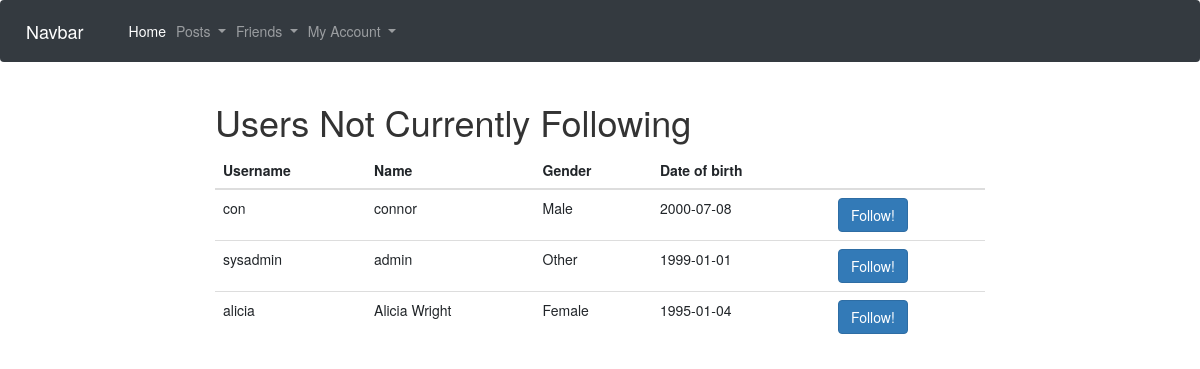
/findfollowers (signed in), run on the app's committed database.
### app/models.py (models this page shows, shortened)
class User(UserMixin, db.Model):
    id = db.Column(db.Integer, primary_key=True)
    name = db.Column(db.String(120))
    username = db.Column(db.String(64), index=True, unique=True)
    password = db.Column(db.String(128))
    dob = db.Column(db.Date)
    gender = db.Column(db.String(20))
    posts = db.relationship('Post', backref='author', lazy='dynamic')
    friends = db.relationship('User',
                            secondary=friendship,
                            primaryjoin=id==friendship.c.user_id,
                            secondaryjoin=id==friendship.c.friend_id)

### app/views.py (the view)
@app.route('/findfollowers', methods=['GET', 'POST'])
@login_required
def findUsersToFollower():
    following = current_user.friends
    notFollowing = []
    current=0
    for user in User.query.all():
        for friends in current_user.friends:
            if user.id == friends.id:
                current=1
        if current==0:
            notFollowing.append(user)
        current=0
    return render_template('findusers.html', title="Find Users", users=notFollowing)

### app/models.py (called while the page is built)
@login.user_loader
def load_user(id):
    return User.query.get(int(id))

### app/templates/findusers.html
{% extends "base.html" %}
{% block content %}
<h1>Users Not Currently Following</h1>
<table class="table">
    <thead>
      <tr>
        <th>Username</th>
        <th>Name</th>
        <th>Gender</th>
        <th>Date of birth</th>
        <th></th>
      </tr>
    </thead>
    <tbody>
    {% for user in users %}
    <tr>
      <td>{{user.username}}</td>
      <td>{{user.name}}</td>
      <td>{{user.gender}}</td>
      <td>{{user.dob}}</td>
      <td><a href="/follow/{{user.id}}"><button type="button" class="btn btn-primary">Follow!</button></a></td>
    </tr>
    {% endfor %}
  </tbody>
</table>
{% endblock %}

### app/templates/base.html (shortened to what this page needs)
<!DOCTYPE html>
<html lang=en>
  <head>
    <link rel="stylesheet" href="https://stackpath.bootstrapcdn.com/bootstrap/4.2.1/css/bootstrap.min.css">
    <link rel="stylesheet" href="https://maxcdn.bootstrapcdn.com/bootstrap/3.4.1/css/bootstrap.min.css">
    <link rel="stylesheet" href="/static/style.css">
  </head>
  <body>
    <nav class="navbar navbar-expand-lg navbar-dark bg-dark">
        <a class="navbar-brand" href="#">Navbar</a>
        <div class="collapse navbar-collapse" id="navbarSupportedContent">
          <ul class="navbar-nav mr-auto">
            <li class="nav-item active">
              <a class="nav-link" href="/">Home <span class="sr-only">(current)</span></a>
            </li>
            <li class="nav-item dropdown">
                <a class="nav-link dropdown-toggle" href="#" id="navbarDropdown" role="button" data-toggle="dropdown" aria-haspopup="true" aria-expanded="false">
                  Posts
                </a>
            </li>
            <li class="nav-item dropdown">
                <a class="nav-link dropdown-toggle" href="#" id="navbarDropdown" role="button" data-toggle="dropdown" aria-haspopup="true" aria-expanded="false">
                  Friends
                </a>
            </li>
            <li class="nav-item dropdown">
              <a class="nav-link dropdown-toggle" href="#" id="navbarDropdown" role="button" data-toggle="dropdown" aria-haspopup="true" aria-expanded="false">
                My Account
              </a>
            </li>
        </div>
      </nav>
    <div class="container-fluid">
      <div class="row">
          <div class="col-lg-8">
            {% block content %}{% endblock %}
          </div>
        </div>
      </div>
  </body>
</html>

### app/static/style.css (style rules this page uses)
.col-lg-8 { min-height: 800px; margin: auto; }

### data on the page
User: username "con", name "connor", gender "Male", dob "2000-07-08"
User: username "sysadmin", name "admin", gender "Other", dob "1999-01-01"
User: username "alicia", name "Alicia Wright", gender "Female", dob "1995-01-04"
